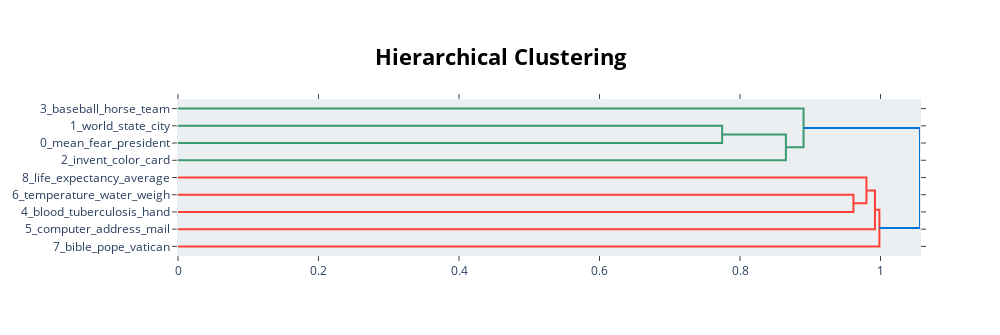

Notebook code cell kept with this figure:
### Code cell
ten_topic_model.visualize_hierarchy()

### Figure 1 — Plotly figure (JSON) as saved in the notebook; plotly's stock layout.template omitted (floating-point values rounded to 4 significant figures)
{"data": [{"hoverinfo": "text", "marker": {"color": "rgb(61,153,112)"}, "mode": "lines", "type": "scatter", "x": [0, 0.7745, 0.7745, 0], "xaxis": "x", "y": [-15, -15, -25, -25], "yaxis": "y"}, {"hoverinfo": "text", "marker": {"color": "rgb(61,153,112)"}, "mode": "lines", "type": "scatter", "x": [0.7745, 0.8653, 0.8653, 0], "xaxis": "x", "y": [-20, -20, -35, -35], "yaxis": "y"}, {"hoverinfo": "text", "marker": {"color": "rgb(61,153,112)"}, "mode": "lines", "type": "scatter", "x": [0, 0.8904, 0.8904, 0.8653], "xaxis": "x", "y": [-5, -5, -27.5, -27.5], "yaxis": "y"}, {"hoverinfo": "text", "marker": {"color": "rgb(255,65,54)"}, "mode": "lines", "type": "scatter", "x": [0, 0.9614, 0.9614, 0], "xaxis": "x", "y": [-55, -55, -65, -65], "yaxis": "y"}, {"hoverinfo": "text", "marker": {"color": "rgb(255,65,54)"}, "mode": "lines", "type": "scatter", "x": [0, 0.9799, 0.9799, 0.9614], "xaxis": "x", "y": [-45, -45, -60, -60], "yaxis": "y"}, {"hoverinfo": "text", "marker": {"color": "rgb(255,65,54)"}, "mode": "lines", "type": "scatter", "x": [0.9799, 0.9921, 0.9921, 0], "xaxis": "x", "y": [-52.5, -52.5, -75, -75], "yaxis": "y"}, {"hoverinfo": "text", "marker": {"color": "rgb(255,65,54)"}, "mode": "lines", "type": "scatter", "x": [0.9921, 0.9984, 0.9984, 0], "xaxis": "x", "y": [-63.75, -63.75, -85, -85], "yaxis": "y"}, {"hoverinfo": "text", "marker": {"color": "rgb(0,116,217)"}, "mode": "lines", "type": "scatter", "x": [0.8904, 1.056, 1.056, 0.9984], "xaxis": "x", "y": [-16.25, -16.25, -74.38, -74.38], "yaxis": "y"}], "layout": {"autosize": false, "height": 335, "hoverlabel": {"bgcolor": "white", "font": {"family": "Rockwell", "size": 16}}, "hovermode": "closest", "plot_bgcolor": "#ECEFF1", "showlegend": false, "title": {"font": {"color": "Black", "size": 22}, "text": "<b>Hierarchical Clustering</b>", "x": 0.5, "xanchor": "center", "yanchor": "top"}, "width": 1000, "xaxis": {"mirror": "allticks", "rangemode": "tozero", "showgrid": false, "showline": true, "showticklabels": true, "ticks": "outside", "type": "linear", "zeroline": false}, "yaxis": {"mirror": "allticks", "range": [-90, 0], "rangemode": "tozero", "showgrid": false, "showline": true, "showticklabels": true, "tickmode": "array", "ticks": "outside", "ticktext": ["3_baseball_horse_team", "1_world_state_city", "0_mean_fear_president", "2_invent_color_card", "8_life_expectancy_average", "6_temperature_water_weigh", "4_blood_tuberculosis_hand", "5_computer_address_mail", "7_bible_pope_vatican"], "tickvals": [-5, -15, -25, -35, -45, -55, -65, -75, -85], "type": "linear", "zeroline": false}}}
